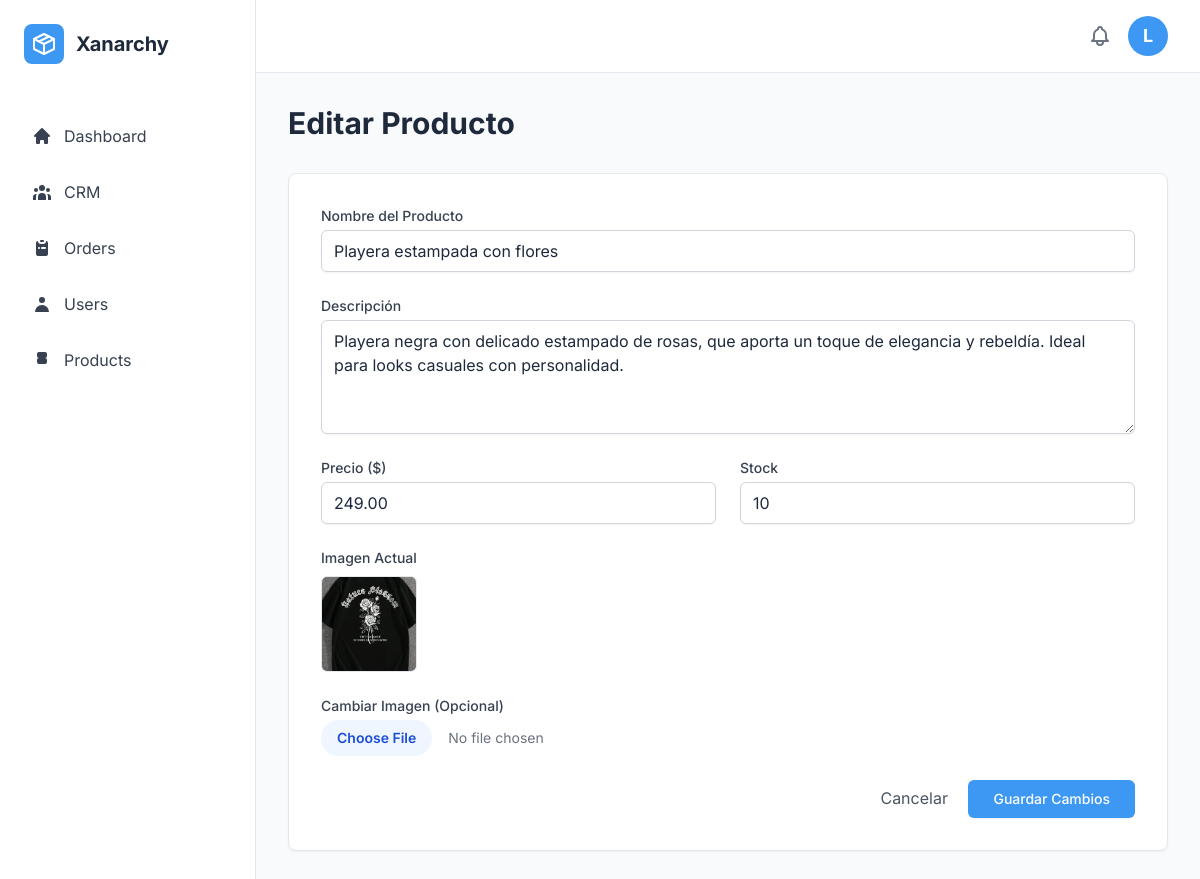
/admin/edit_product.php?id=3 (signed in), run on the app's committed database.
### tables this page shows
CREATE TABLE `products` (
  `id` int(10) unsigned NOT NULL AUTO_INCREMENT,
  `name` varchar(150) NOT NULL,
  `description` text DEFAULT NULL,
  `price` decimal(10,2) NOT NULL,
  `discount_percentage` decimal(5,2) DEFAULT 0.00,
  `image` varchar(255) DEFAULT NULL,
  `stock` int(10) unsigned NOT NULL DEFAULT 0,
  `created_at` timestamp NOT NULL DEFAULT current_timestamp(),
  PRIMARY KEY (`id`)
);

### admin/edit_product.php (the view, shortened to what this page needs)
<?php
require_once __DIR__ . '/../includes/auth_admin.php';
$productId = (int)$_GET['id'];
$stmt = $pdo->prepare("SELECT * FROM products WHERE id = ?");
$stmt->execute([$productId]);
$product = $stmt->fetch();
require_once __DIR__ . '/includes/header.php';
?>
    <div class="max-w-4xl mx-auto">
        <h2 class="text-3xl font-bold text-[var(--text-primary)] mb-8">Editar Producto</h2>
        <form action="edit_product.php?id=<?php echo $productId; ?>" method="POST" enctype="multipart/form-data" class="bg-white p-8 rounded-lg shadow-sm border border-[var(--border-color)] space-y-6">
            <div>
                <label for="name" class="block text-sm font-medium text-gray-700">Nombre del Producto</label>
                <input type="text" name="name" id="name" value="<?php echo htmlspecialchars($product['name']); ?>" required class="mt-1 block w-full rounded-md border-gray-300 shadow-sm">
            </div>
            <div>
                <label for="description" class="block text-sm font-medium text-gray-700">Descripción</label>
                <textarea name="description" id="description" rows="4" class="mt-1 block w-full rounded-md border-gray-300 shadow-sm"><?php echo htmlspecialchars($product['description']); ?></textarea>
            </div>
            <div class="grid grid-cols-1 md:grid-cols-2 gap-6">
                <div>
                    <label for="price" class="block text-sm font-medium text-gray-700">Precio ($)</label>
                    <input type="number" name="price" id="price" value="<?php echo htmlspecialchars($product['price']); ?>" step="0.01" required class="mt-1 block w-full rounded-md border-gray-300 shadow-sm">
                </div>
                <div>
                    <label for="stock" class="block text-sm font-medium text-gray-700">Stock</label>
                    <input type="number" name="stock" id="stock" min="0" value="<?php echo htmlspecialchars($product['stock']); ?>" required class="mt-1 block w-full rounded-md border-gray-300 shadow-sm">
                </div>
            </div>
            <div>
                <label class="block text-sm font-medium text-gray-700">Imagen Actual</label>
                <img src="../<?php echo htmlspecialchars($product['image']); ?>" alt="Imagen actual" class="mt-2 h-24 w-24 object-cover rounded-md border">
            </div>
            <div>
                <label for="image" class="block text-sm font-medium text-gray-700">Cambiar Imagen (Opcional)</label>
                <input type="file" name="image" id="image" class="mt-1 block w-full text-sm text-gray-500 file:mr-4 file:py-2 file:px-4 file:rounded-full file:border-0 file:text-sm file:font-semibold file:bg-blue-50 file:text-blue-700 hover:file:bg-blue-100">
            </div>
            <div class="text-right">
                <a href="products.php" class="text-gray-600 mr-4">Cancelar</a>
                <button type="submit" class="inline-flex justify-center py-2 px-6 border border-transparent shadow-sm text-sm font-medium rounded-md text-white bg-[var(--primary-color)] hover:bg-[var(--primary-color-hover)]">
                    Guardar Cambios
                </button>
            </div>
        </form>
    </div>
<?php
require_once __DIR__ . '/includes/footer.php';
?>

### admin/includes/header.php (style rules this page uses)
:root { --primary-color: #3d98f4;--primary-color-hover: #2b7ed6;--background-color: #f8fafc;--sidebar-bg: #ffffff;--text-primary: #1e293b;--text-secondary: #64748b;--border-color: #e2e8f0; }
body { font-family: 'Inter', sans-serif; background-color: var(--background-color); }

### data on the page
products: name "Playera estampada con flores", description "Playera negra con delicado estampado de rosas, que aporta un toque de elegancia y rebeldía. Ideal para looks casuales con personalidad.", price "249.00", stock "10", image (picture)

### other printed values
$userInitial "L"
